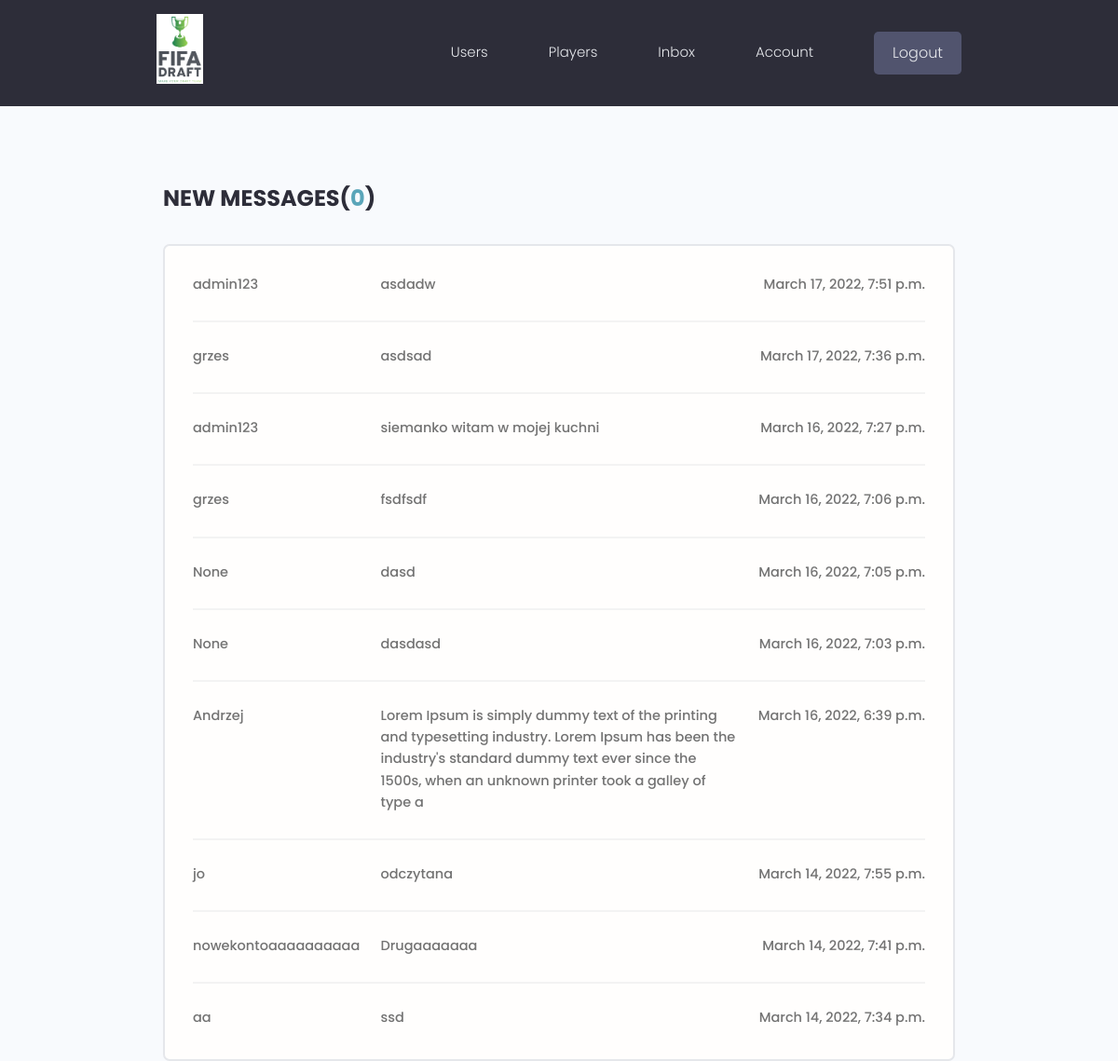
The page /inbox/ (signed in) on the database as committed earlier.
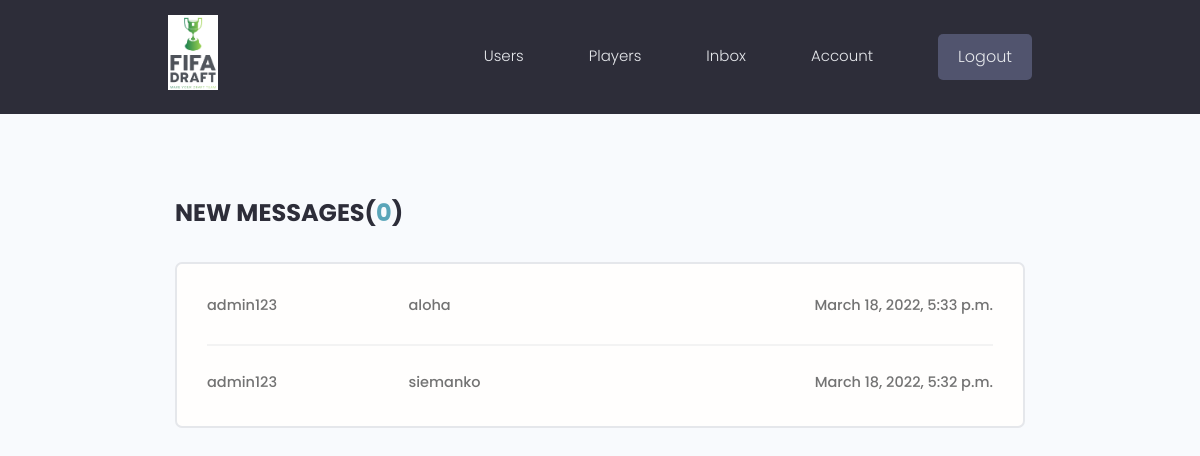
The same page on the database as committed later.
### users/models.py (models this page shows, shortened)
class Message(models.Model):
    sender = models.ForeignKey(
        Profile, on_delete=models.SET_NULL, null=True, blank=True
    )
    recipient = models.ForeignKey(
        Profile,
        on_delete=models.SET_NULL,
        null=True,
        blank=True,
        related_name="messages",
    )
    sender_name = models.CharField(max_length=200, null=True, blank=True)
    email = models.EmailField(max_length=200, null=True, blank=True)
    subject = models.CharField(max_length=200, null=True, blank=False)
    body = models.TextField(max_length=400, blank=False)
    is_read = models.BooleanField(default=False, null=True)
    created = models.DateTimeField(auto_now_add=True)
    id = models.UUIDField(
        default=uuid.uuid4, unique=True, primary_key=True, editable=False
    )
    class Meta:
        ordering = ["is_read", "-created"]

### users/views.py (the view)
# urls.py: path("inbox/", views.inbox, name="inbox"),
@login_required(login_url="login")
def inbox(request):
    profile = request.user.profile
    message_request = profile.messages.all()
    unread_count = message_request.filter(is_read=False).count()
    context = {"message_request": message_request, "unread_count": unread_count}
    return render(request, "users/inbox.html", context)

### users/templates/users/inbox.html
{% extends 'main.html' %}
{% block content %}
<main class="inbox my-xl">
  <div class="content-box">
    <h3 class="inbox__title">New Messages(<span>{{unread_count}}</span>)</h3>
    <ul class="messages">
      {% for message in message_request %}
      {% if message.is_read == False %}
      <li class="message message--unread">
        {% else %}
      <li class="message">
        {% endif %}
        <a href="{% url 'message' message.id %}">
          <span class="message__author">{{message.sender_name}}</span>
          <span class="message__subject">{{message.subject}}</span>
          <span class="message__date">{{message.created}}</span>
        </a>
      </li>
      {% endfor %}
    </ul>
  </div>
</main>
{% endblock content %}

### templates/main.html (shortened to what this page needs)
<!doctype html>
{% load static %}
<html lang="en">
<head>
  <link rel="stylesheet" href="https://cdn.iconmonstr.com/1.3.0/css/iconmonstr-iconic-font.min.css" />
  <link rel="stylesheet" href="{% static 'uikit/styles/uikit.css' %}" />
  <link rel="stylesheet" href="{% static 'styles/app.css' %}" />
</head>
<body>
    {% include 'navbar.html' %}
    {% block content %}
    {% endblock content %}
</body>
</html>

### templates/navbar.html (shortened to what this page needs)
{% load static %}
  <header class="header">
    <div class="container container--narrow">
      <a href="{% url 'players'%}">
        <img src="{% static 'images/site_logo1.png' %}" style='max-width:50px' />
      </a>
      <nav class="header__nav">
        <ul class="header__menu">
          <li class="header__menuItem"><a href="{% url 'profiles' %}">Users</a></li>
          <li class="header__menuItem"><a href="{% url 'players' %}">Players</a></li>
          {% if request.user.is_authenticated %}
          <li class="header__menuItem"><a href="{% url 'inbox' %}">Inbox</a></li>
          <li class="header__menuItem"><a href="{% url 'account' %}" >Account</a></li>
          <li class="header__menuItem"><a href="{% url 'logout' %}" class="btn btn--sub">Logout</a></li>
          {% else %}
          <li class="header__menuItem"><a href="{% url 'login' %}" class="btn btn--sub">Login/Sign Up</a></li>
          {% endif %}
        </ul>
      </nav>
    </div>
  </header>

### static/styles/app.css (style rules this page uses)
:root { --color-sub: #2d2d39; }
.btn--sub { background-color: var(--color-sub-light); }
img { width: 100%; }
.content-box { width: 95%; max-width: 85rem; margin: 0 auto; }
.header { position: sticky; z-index: 111; background-color: var(--color-sub); padding: 1.5rem 0; }
.header > .container { display: flex; justify-content: space-between; align-items: center; }
.header__nav > ul { display: inline-flex; align-items: center; list-style: none; gap: 6.5rem; }
.header__menuItem > a { color: var(--color-light); font-weight: 300; }
.inbox { height: 90vh; }
.inbox__title, .inbox__title span { font-size: 2.4rem; font-weight: 700; color: var(--color-sub); text-transform: uppercase; text-align: left; margin-bottom: 3rem; }
.inbox__title span { color: var(--color-main); }
.messages { list-style: none; background: var(--color-white); padding: 0.5rem 3rem; border: 2px solid var(--color-light); border-radius: 0.7rem; }
.message { padding: 2.5rem 0; }
.message > a span { font-size: 1.45rem; font-weight: 500; }
.message:not(:last-child) { border-bottom: 2px solid var(--color-white-light); }
.message > a { display: flex; gap: 1rem; }
.message__author, .message__date { flex-basis: 25%; }
.message__subject { flex-basis: 50%; }
.message__date { text-align: right; }

### static/uikit/styles/modules/_variables.css (style rules this page uses)
:root { --color-main: #5aa5b9; --color-main-light: #e6faff; --color-sub: #3f4156; --color-sub-light: #51546e; --color-sub-lighter: #ededfd; --color-text: #737373; --color-gray: #8b8b8b; --color-light: #e5e7eb; --color-light-gray: #767676; --color-bg: #f8fafd; --color-white: #fffefd; --color-white-light: #f3f3f3; --color-success: #359e64; --color-success-bg: #def8e8; --color-error: #fc4b0b; --color-error-bg: #fff2ee; --font-base: 'Poppins', arial, helvetica, 'Segoe UI', roboto, ubuntu, sans-serif; --font-monospace: 'Fira Code', 'Courier New', courier, monospace; --font-regular: 300; --font-medium: 500; --font-bold: 700; --generic-shadow: 1px 1px 5px #00000010; --generic-transition: all 0.3s ease-in-out; }

### static/uikit/styles/modules/_base.css (style rules this page uses)
* { margin: 0; padding: 0; box-sizing: border-box; text-rendering: optimizeLegibility; color: inherit; font-size: inherit; }
html { font-size: 50%; }
@media only screen and (min-width: 480px) { html { font-size: 56.25%; } }
@media only screen and (min-width: 1200px) { html { font-size: 62.5%; } }
body { line-height: 1.6; font-weight: 400; font-size: 1.5rem; color: var(--color-text); background-color: var(--color-bg); min-height: 100vh; }

### static/uikit/styles/modules/_typography.css (style rules this page uses)
* { font-family: var(--font-base); }
h3 { font-size: 3.2rem; font-weight: var(--font-medium); }
p, span, strong { font-size: 1.6rem; color: var(--color-text); font-weight: var(--font-regular); }
a { padding-bottom: 2px; text-decoration: none; display: inline-block; color: var(--color-main); font-weight: var(--font-medium); }

### static/uikit/styles/modules/_utilities.css (style rules this page uses)
.container { width: 92%; max-width: 165rem; margin: 0 auto; box-sizing: border-box; }
.container--narrow { width: 92%; max-width: 120rem; }
@media screen and (min-width: 1000px) { .container { width: 90%; } }
@media screen and (min-width: 1000px) { .container--narrow { width: 85%; } }
@media screen and (min-width: 1200px) { .container { width: 80%; } }
@media screen and (min-width: 1200px) { .container--narrow { width: 72%; } }
.my-xl { margin: 8rem auto; }

### static/uikit/styles/modules/_button.css (style rules this page uses)
.btn { display: inline-block; position: relative; cursor: pointer; background-color: var(--color-light); font-weight: var(--font-medium); color: var(--color-sub); text-decoration: none; padding: 1rem 2rem; border-radius: 0.5rem; border: none; width: -webkit-fit-content; width: -moz-fit-content; width: fit-content; height: -webkit-fit-content; height: -moz-fit-content; height: fit-content; font-size: 1.6rem; outline-width: 0; outline-color: transparent; -webkit-backface-visibility: hidden; backface-visibility: hidden; transition: all 0.3s ease-in-out; }
.btn--sub { background-color: var(--color-sub); color: var(--color-white); }

Rows that differ between the two databases and show on the page:
removed Message: sender_name "admin123", subject "asdadw", created "March 17, 2022, 7:51 p.m."
removed Message: sender_name "grzes", subject "asdsad", created "March 17, 2022, 7:36 p.m."
removed Message: sender_name "admin123", subject "siemanko witam w mojej kuchni", created "March 16, 2022, 7:27 p.m."
removed Message: sender_name "grzes", subject "fsdfsdf", created "March 16, 2022, 7:06 p.m."
removed Message: sender_name "None", subject "dasd", created "March 16, 2022, 7:05 p.m."
removed Message: sender_name "None", subject "dasdasd", created "March 16, 2022, 7:03 p.m."
removed Message: sender_name "Andrzej", subject "Lorem Ipsum is simply dummy text of the printing and typesetting industry. Lorem Ipsum has been the industry's standard dummy text ever since the 1500s, when an unknown printer took a galley of type a", created "March 16, 2022, 6:39 p.m."
removed Message: sender_name "jo", subject "odczytana", created "March 14, 2022, 7:55 p.m."
removed Message: sender_name "nowekontoaaaaaaaaaa", subject "Drugaaaaaaa", created "March 14, 2022, 7:41 p.m."
removed Message: sender_name "aa", subject "ssd", created "March 14, 2022, 7:34 p.m."
added Message: sender_name "admin123", subject "aloha", created "March 18, 2022, 5:33 p.m."
added Message: sender_name "admin123", subject "siemanko", created "March 18, 2022, 5:32 p.m."
